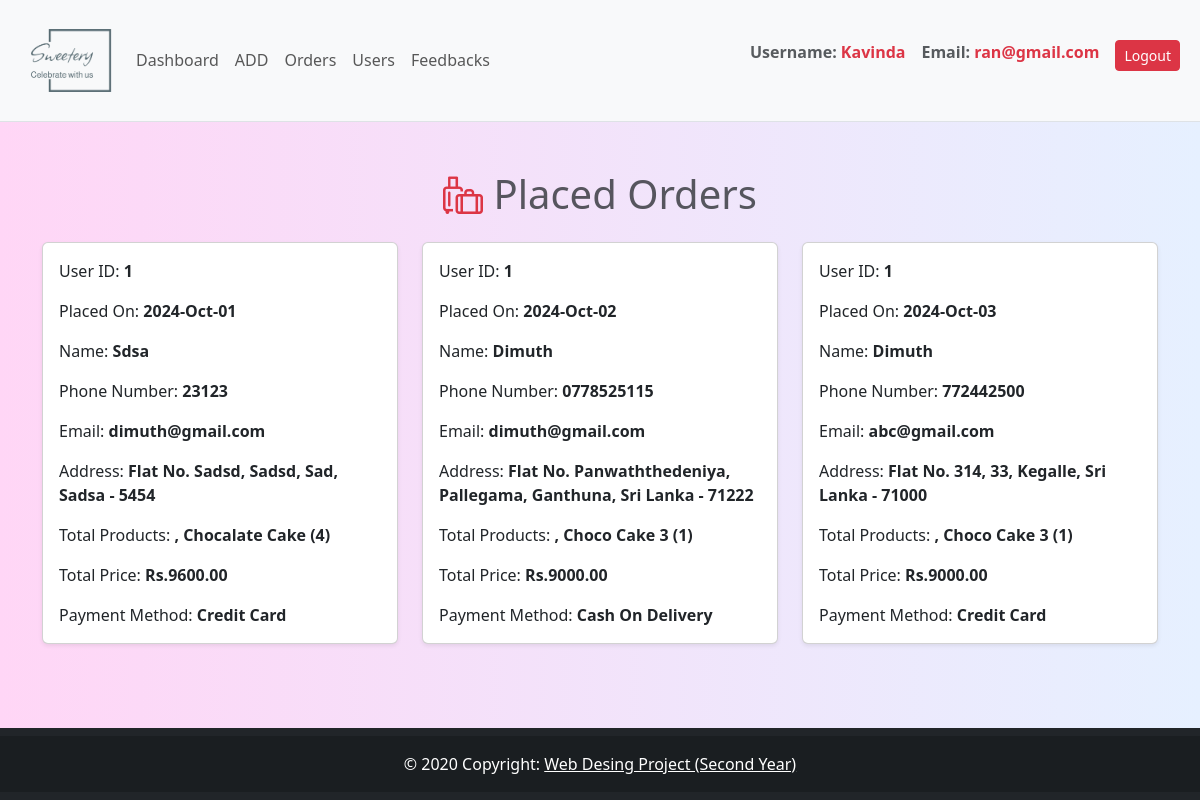
The page /admin/admin_orders.php (signed in) on the database its author committed.
### tables this page shows
CREATE TABLE `orders` (
  `id` int NOT NULL AUTO_INCREMENT,
  `user_id` int NOT NULL,
  `name` varchar(100) NOT NULL,
  `number` varchar(100) NOT NULL,
  `email` varchar(100) NOT NULL,
  `method` varchar(100) NOT NULL,
  `address` varchar(100) NOT NULL,
  `total_products` varchar(150) NOT NULL,
  `total_price` int NOT NULL,
  `placed_on` varchar(100) NOT NULL,
  `payment_status` varchar(100) NOT NULL DEFAULT 'Pending',
  PRIMARY KEY (`id`)
);

### admin/admin_orders.php (the view, shortened to what this page needs)
<?php
@include '../includes/db.php';
?>
<!DOCTYPE html>
<html lang="en">
<head>
   <link rel="stylesheet" href="../css/admin_page.css">
    <link href="https://cdn.jsdelivr.net/npm/bootstrap@5.3.3/dist/css/bootstrap.min.css" rel="stylesheet">
    <link rel="stylesheet" href="https://cdn.jsdelivr.net/npm/bootstrap-icons@1.11.3/font/bootstrap-icons.min.css">
    <link rel="stylesheet" href="https://cdnjs.cloudflare.com/ajax/libs/font-awesome/5.15.4/css/all.min.css">
</head>
<body class="d-flex flex-column min-vh-100">
<?php @include './includes/admin_nav.php'; ?>
<section class="placed-orders container my-5 flex-grow-1">
   <h1 class="title text-center mb-4 text-muted"><i class="bi bi-luggage text-danger"></i> Placed Orders</h1>
   <div class="row g-4">
      <?php
      $select_orders = mysqli_query($conn, "SELECT * FROM `orders`") or die('query failed');
      if(mysqli_num_rows($select_orders) > 0){
         while($fetch_orders = mysqli_fetch_assoc($select_orders)){
      ?>
      <div class="col-md-6 col-lg-4">
         <div class="card shadow-sm h-100">
            <div class="card-body">
               <p class="card-text">User ID: <span class="fw-bold"><?php echo $fetch_orders['user_id']; ?></span></p>
               <p class="card-text">Placed On: <span class="fw-bold"><?php echo $fetch_orders['placed_on']; ?></span></p>
               <p class="card-text">Name: <span class="fw-bold" style="text-transform: capitalize;"><?php echo $fetch_orders['name']; ?></span></p>
               <p class="card-text">Phone Number: <span class="fw-bold"><?php echo $fetch_orders['number']; ?></span></p>
               <p class="card-text">Email: <span class="fw-bold"><?php echo $fetch_orders['email']; ?></span></p>
               <p class="card-text">Address: <span class="fw-bold" style="text-transform: capitalize;"><?php echo $fetch_orders['address']; ?></span></p>
               <p class="card-text">Total Products: <span class="fw-bold" style="text-transform: capitalize;"><?php echo $fetch_orders['total_products']; ?></span></p>
               <p class="card-text">Total Price: <span class="fw-bold">Rs.<?php echo $fetch_orders['total_price']; ?>.00</span></p>
               <p class="card-text">Payment Method: <span class="fw-bold" style="text-transform: capitalize;"><?php echo $fetch_orders['method']; ?></span></p>
            </div>
         </div>
      </div>
      <?php
         }
      }else{
         echo '<p class="text-center text-danger">No orders placed yet!</p>';
      }
      ?>
   </div>
</section>
<?php @include './includes/admin_footer.php'; ?>
</body>
</html>

### css/admin_page.css (style rules this page uses)
* { list-style-type: none; }
body { background: linear-gradient(to right, #ffd6f6, #e6f0ff); }

### rows shown on the page
orders: user "1", placed_on "2024-Oct-01", name "Sdsa", number "23123", email "dimuth@gmail.com", address "Flat No. Sadsd, Sadsd, Sad, Sadsa - 5454", total_products ", Chocalate Cake (4)", total_price "9600", method "Credit Card"
orders: user "1", placed_on "2024-Oct-02", name "Dimuth", number "0778525115", email "dimuth@gmail.com", address "Flat No. Panwaththedeniya, Pallegama, Ganthuna, Sri Lanka - 71222", total_products ", Choco Cake 3 (1)", total_price "9000", method "Cash On Delivery"
orders: user "1", placed_on "2024-Oct-03", name "Dimuth", number "772442500", email "abc@gmail.com", address "Flat No. 314, 33, Kegalle, Sri Lanka - 71000", total_products ", Choco Cake 3 (1)", total_price "9000", method "Credit Card"

### other values the page prints
$_SESSION['admin_name'] "Kavinda"
$_SESSION['admin_email'] "ran@gmail.com"
